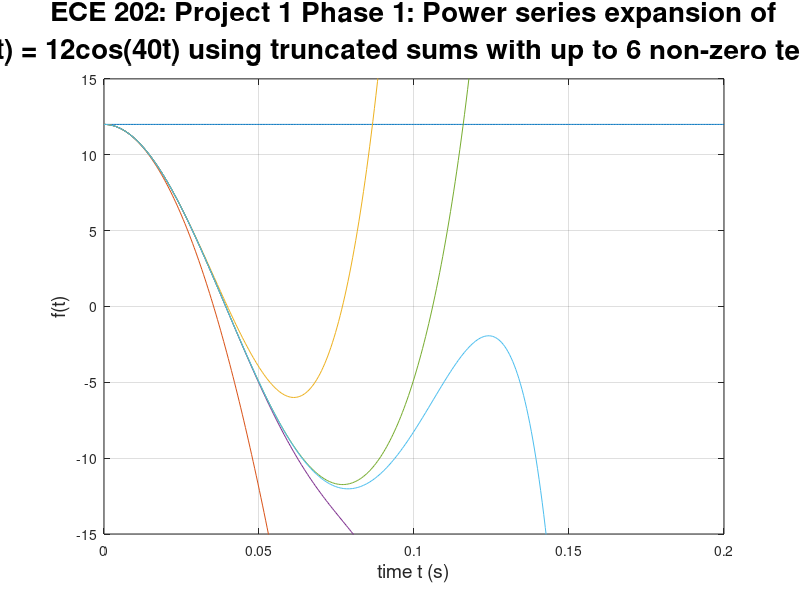

This chart was generated by the following MATLAB code:
% Ian Woodbury
% 11/03/2021
% ECE 202 Project 1 Phase 1
% Project 1: Power Series Expansion of A*cos(wt)
% Phase 1: Quickly plotting f(t) = 12cos(40t) as a truncated power series
% centered around zero

clear

clf

% ------ declaring variables and early formatting ------

format shortG   % Changes the format of the command line
n = 0:2:10; % creates steps for n coefficients in the power series
a = (-1).^(n/2)*12.*40.^n./factorial(n) % sets up function for the a 
% coefficients in the power series
t = linspace(0, 0.2, 400); % sets t as an x axis for plotting, range 0 to 
% 0.2 s

% ------ Truncated Power Series functions set up ------

f1 = a(1)*t.^n(1);      % 6 functions from taylor series as specified
f2 = f1 + a(2)*t.^n(2);
f3 = f2 + a(3)*t.^n(3);
f4 = f3 + a(4)*t.^n(4);
f5 = f4 + a(5)*t.^n(5);
f6 = f5 + a(6)*t.^n(6);

% ------ Plotting The series ------

plot(t, f1, t, f2, t, f3, t, f4, t, f5, t, f6) % plots functions
axis([-inf inf -15 15])    % sets up axis for x and y values
grid on
ax.GridAlpha = 0.3;   % Makes grid darker
xlabel("time t (s)", "Fontsize", 14) % label for x axis, units as ms for time
ylabel("f(t)", "Fontsize", 14) % label for y axis, refers to all f(t) 
% functions used above
title({"ECE 202: Project 1 Phase 1: Power series expansion of", ...
    "f(t) = 12cos(40t) using truncated sums with up to 6 non-zero terms"}, ...
"Fontsize", 20)

%Design seem to be working as the graph is correct
